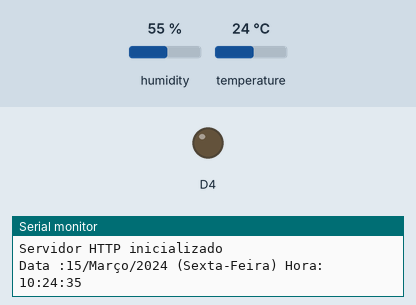
This sketch was run on a simulated ESP8266 (Wemos D1 mini). Shown: output pins drawn as LEDs (lit = HIGH, except the on-board LED, lit = LOW), the last lines printed to the serial monitor. The test bench sets the inputs (shaded band); at power-on: humidity 55 %, temperature 24 °C. WiFi joins after 1.5 s; servers stay silent unless stated; the local clock reads 2024-03-15 10:24:30 at power-on unless the sketch sets it.

Above: at 6.5 s.
At 8.6 s:
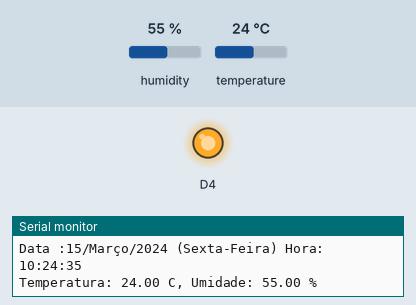
Timing chart, 0 to 10.8 s (numbered marks = the images above):
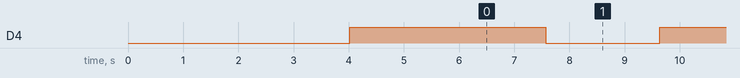

The sketch:

Wemos_Monitor_de_temp_com_rtc_e_servidor_web_sitio.ino
```cpp
/******************************************************************************
        Monitoramento de temperatura com HDC1080 e
       Dados mostrados na porta serial e    servidor web
    Servidor web com IP fixo e cliente de rede wifi existente
    Placa wemos D1R1
    Porta no mac:  Serial port /dev/cu.wchusbserial1410
    Cricuito instalado no sítio pé de serra
    Elaborado por Epaminondas Lage - Junho de 2019 modificado em junho/2021
 ******************************************************************************/

#include <ESP8266WiFi.h>
#include <WiFiClient.h>
#include <ESP8266WebServer.h>
#include <ESP8266mDNS.h>
#include <Wire.h>
#include "ClosedCube_HDC1080.h"
#include "RTClib.h"

// inicializa RTC
// Usar lib ->https://github.com/adafruit/RTClib
RTC_DS3231 rtc;


//Inicializa Sensor de temperatura e umidade HDC 1080
ClosedCube_HDC1080 hdc1080;

// declara variáveis globais para dias da semana e meses do ano
char daysOfTheWeek[7][14] = {"Domingo", "Segunda-Feira", "Terça-Feira", "Quarta-Feira", "Quinta-Feira", "Sexta-Feira", "Sabado"};
char mesesdoano [12][10] = {"Janeiro", "Fevereiro", "Março", "Abril", "Maio" , "Junho", "Julho" , "Agosto", "Setembro", "Outubro" , "Novembro" , "Dezembro"};


// Configuração para acesso à rede wifi
//==============================================
const char* ssid = "PLT-DIR";
const char* password = "epaminondas";
//==============================================

// Declara variáveis de armazenamento minimo e maximo
float tmaxima;
float tminima;
int diamin, mesmin, anomin, horamin, minutomin, segundomax, diamax, mesmax, anomax, horamax, minutomax, segundomin;
String diadasemanamin, diadasemanamax;

int a = 0;


// inicializa servidor web
ESP8266WebServer server(80);

void handleRoot() {
  digitalWrite(BUILTIN_LED, 1);
  server.send(200, "text/html", homePage());
  digitalWrite(BUILTIN_LED, 0);
}

void handleNotFound() {
  String message = "File Not Found\n\n";
  message += "URI: ";
  message += server.uri();
  message += "\nMethod: ";
  message += (server.method() == HTTP_GET) ? "GET" : "POST";
  message += "\nArguments: ";
  message += server.args();
  message += "\n";
  for (uint8_t i = 0; i < server.args(); i++) {
    message += " " + server.argName(i) + ": " + server.arg(i) + "\n";
  }
  server.send(404, "text/plain", message);
}

void setup(void) {

  // iniciliza porta serial
  Serial.begin(115200);


  //inicializa parâmetros do RTC
  Wire.begin(4, 5);

#ifndef ESP8266
  while (!Serial);
#endif

  delay(3000); // Aguarda abertura da console

  if (! rtc.begin()) {
    Serial.println("RTC não encontrado");
    while (1);
  }

  //Rotina para setar as horas do RTC quando perde alimentação
  if (rtc.lostPower()) {
    Serial.println("RTC pedeu alimentação, favor acertar as horas!");
    // Ajusta o RTC para data e hore desta compilação
    rtc.adjust(DateTime(F(__DATE__), F(__TIME__)));
    // Exemplo para ajustar a hora do RTC Janeiro, 21, 2019 at 3am:
    // rtc.adjust(DateTime(2019, 1, 21, 3, 0, 0));
  }

  //Inicializa temperatura tmaxima e tminima
  tminima, tminima = hdc1080.readTemperature();

  //Inicializa o sensor de temperatura HDC1080 no endereço 0x40
  hdc1080.begin(0x40);

  // Inicializa conexão wifi
  pinMode(BUILTIN_LED, OUTPUT);
  digitalWrite(BUILTIN_LED, 0);
  delay(1000);
  WiFi.mode(WIFI_STA);
  WiFi.begin(ssid, password);

  //===============================================================
  // configura WEMOS com IP fixo
  IPAddress subnet(255, 255, 255, 0);
  WiFi.config(IPAddress(10, 0, 2, 103), IPAddress(10, 0, 2, 1), subnet);
  Serial.println("");
  //===============================================================


  // Espera por conexão wifi pisca led na placa
  while (WiFi.status() != WL_CONNECTED) {
    digitalWrite(BUILTIN_LED, 1);
    delay(500);
    Serial.print(".");
    digitalWrite(BUILTIN_LED, 1);
  }

  Serial.println("");
  Serial.println("Sensor HDC1080 e RTC com Wemos D1 R2");
  Serial.println("");
  Serial.print("Conectado a ");
  Serial.println(ssid);
  Serial.print("Endereço IP: ");
  Serial.println(WiFi.localIP());

  if (MDNS.begin("esp8266")) {
    Serial.println("MDNS Inicializado");
  }

  server.on("/", handleRoot);

  server.on("/inline", []() {
    server.send(200, "text/plain", "Esta funcionando bem");
  });

  server.onNotFound(handleNotFound);

  server.begin();
  Serial.println("Servidor HTTP inicializado");
  Serial.println("");

  // Sensor de temperatura inicializado no endereço 0x40
  hdc1080.begin(0x40);

}

void loop(void) {

  //Mostra dados do RTC na porta serial
  DateTime now = rtc.now();
  Serial.print("Data :");
  Serial.print(now.day(), DEC);
  Serial.print('/');
  Serial.print(mesesdoano[now.month() - 1]);
  Serial.print('/');
  Serial.print(now.year(), DEC);
  Serial.print(" (");
  Serial.print(daysOfTheWeek[now.dayOfTheWeek()]);
  Serial.print(") Hora: ");
  Serial.print(now.hour(), DEC);
  Serial.print(':');
  Serial.print(now.minute(), DEC);
  Serial.print(':');
  Serial.print(now.second(), DEC);
  Serial.println();
  digitalWrite(BUILTIN_LED, 1);
  delay(2000);
  float t = hdc1080.readTemperature();
  float h = hdc1080.readHumidity();

  //Mostra os valores no Serial Monitor
  Serial.print("Temperatura: ");
  Serial.print(t);
  Serial.print(" C, Umidade: ");
  Serial.print(h);
  Serial.print(" %");
  Serial.println();
  Serial.println();
  digitalWrite(BUILTIN_LED, 0);
  delay(2000);

  // Calcula a temp max e min
  if (hdc1080.readTemperature() > tmaxima) {
    tmaxima = hdc1080.readTemperature();
    DateTime now   = rtc.now();
    diamax         = now.day(), DEC;
    mesmax         = now.month(), DEC;
    anomax         = now.year(), DEC;
    horamax        = now.hour(), DEC;
    minutomax      = now.minute(), DEC;
    segundomax     = now.second(), DEC;
    diadasemanamax = daysOfTheWeek[now.dayOfTheWeek()];
  }
  if (hdc1080.readTemperature() < tminima) {
    tminima        = hdc1080.readTemperature();
    DateTime now   = rtc.now();
    diamin         = now.day(), DEC;
    mesmin         = now.month(), DEC;
    anomin         = now.year(), DEC;
    horamin        = now.hour(), DEC;
    minutomin      = now.minute(), DEC;
    segundomin     = now.second(), DEC;
    diadasemanamin = daysOfTheWeek[now.dayOfTheWeek()];
  }

  // Mostra os valores na página web
  server.handleClient();

}


// Montagem da Página Web
  String homePage() {
  String tempmax     = String(tmaxima);
  String tempmin     = String(tminima);
  String temp        = String(hdc1080.readTemperature());
  String umid        = String(hdc1080.readHumidity());
  String dmin        = diamin < 10 ? "0" + String(diamin) : String(diamin);
  String mmin        = mesmin < 10 ? "0" + String(mesmin) : String(mesmin);
  String amin        = String(anomin);
  String hmin        = horamin < 10 ? "0" + String(horamin) : String(horamin);
  String mimin       = minutomin < 10 ? "0" + String(minutomin) : String(minutomin);
  String smin        = segundomin < 10 ? "0" + String(segundomin) : String(segundomin);
  String dmax        = diamax < 10 ? "0" + String(diamax) : String(diamax);
  String mmax        = mesmax < 10 ? "0" + String(mesmax) : String(mesmax);
  String amax        = String(anomax);
  String hmax        = horamax < 10 ? "0" + String(horamax) : String(horamax);
  String mimax       = minutomax < 10 ? "0" + String(minutomax) : String(minutomax);
  String smax        = segundomax < 10 ? "0" + String(segundomax) : String(segundomax);
  DateTime now       = rtc.now();
  String diadasemana = String(daysOfTheWeek[now.dayOfTheWeek()]);
  String dia         = String(now.day(), DEC);
  String mes         = String(now.month(), DEC);
  String ano         = String(now.year(), DEC);
  String hora        = String(now.hour(), DEC);
  String minuto      = String(now.minute(), DEC);
  String segundo     = String(now.second(), DEC);
  return (
           "<!DOCTYPE html>"
           "<html>"
           "<meta http-equiv='refresh' content='10'/>"
           "<meta charset=\"utf-8\" />"
           "<title>Sitio Pe de Serra - Temperatura e Umidade do Ar</title>"
           "<meta name='viewport' content='width=device-width, initial-scale=1.0'>"
           "<span style='display: none;'>" + String(0) + "</span>"
           "<div style='text-align: center;'><img src =  'http://iot-day.com/images/projects/Sitiopedeserra.png' alt='' width='290' height=63' /></div>"
           "<div style='text-align: center;'>" + diadasemana + ", " + dia + " de " + mesesdoano[now.month() - 1] + " de " + ano + "</div>"
           "<div style='text-align: center;'>  </div>"
           "<h1>Temperatura: " + temp + "<sup>o</sup>C</h1>"
           "<h1>Umidade: " + umid + "%</h1>"
           "<table><tbody><tr><td><img src='http://iot-day.com/images/projects/Tmin.png' alt=' ' width='20' height='35' /></td><td><h4><span style='color: #87CEFA;'>Temperatura Mínima: " + tempmin + " <sup>o</sup>C</span></h4>" + diadasemanamin + ", " + dmin + "/ " + mmin + "/ " + amin + " [" + hmin + ":" + mimin + ":" + smin +  "] </td></tr></tbody></table>"
           "<table><tbody><tr><td><img src='http://iot-day.com/images/projects/Tmax.png' alt=' ' width='20' height='35' /></td><td><h4><span style='color: #ff0000;'>Temperatura Máxima: " + tempmax + " <sup>o</sup>C</span></h4>" + diadasemanamax + ", " + dmax + "/ " + mmax + "/ " + amax + " [" + hmax + ":" + mimax + ":" + smax +  "] </td></tr></tbody></table>"
           "<p>&nbsp;</p>"
           "<p>&nbsp;</p>"
           "<div style='text-align: center;'>&copy 2021 - Epaminondas Lage </div>"
         );
}
```

Measured:
- by itself, D4: alternates HIGH for 2.0 s and LOW for 2.0 s
